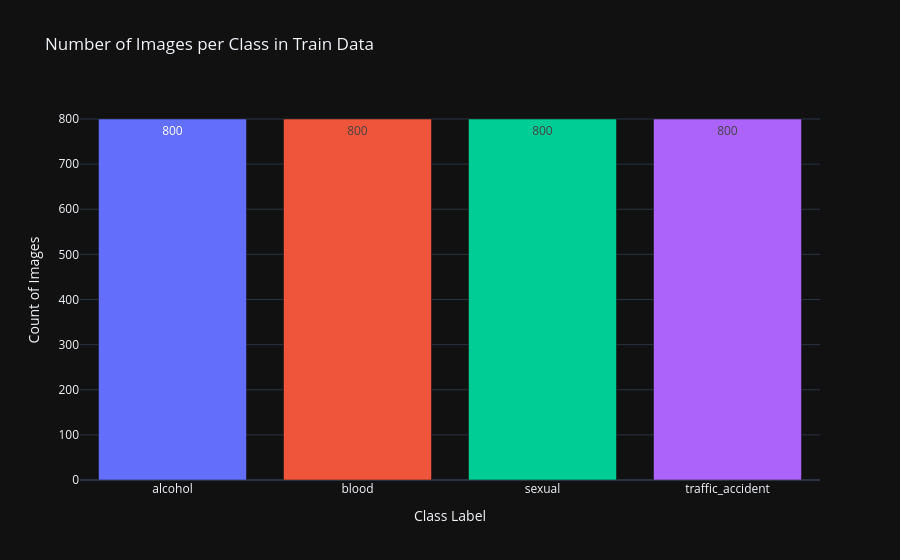

Notebook code cell kept with this figure:
### Markdown cell above
# Visualize dataset

### Code cell
train_labels_int = np.argmax(train_labels, axis=1)

class_counts = Counter(train_labels_int)

class_labels = [CLASS_NAMES[label] for label in class_counts.keys()]
counts = list(class_counts.values())

fig = px.bar(
    x=class_labels,
    y=counts,
    template='plotly_dark',
    color=class_labels,
    title='Number of Images per Class in Train Data',
    labels={'x': 'Class Label', 'y': 'Count of Images'},
    text=counts
)

fig.update_layout(
    xaxis_title='Class Label',
    yaxis_title='Count of Images',
    showlegend=False
)

fig.show()

### Figure 1 — Plotly figure (JSON) as saved in the notebook; plotly's stock layout.template omitted (floating-point values rounded to 4 significant figures)
{"data": [{"alignmentgroup": "True", "hovertemplate": "color=alcohol<br>Class Label=%{x}<br>Count of Images=%{y}<br>text=%{text}<extra></extra>", "legendgroup": "alcohol", "marker": {"color": "#636efa", "pattern": {"shape": ""}}, "name": "alcohol", "offsetgroup": "alcohol", "orientation": "v", "showlegend": true, "text": [800.0], "textposition": "auto", "x": ["alcohol"], "xaxis": "x", "y": [800], "yaxis": "y", "type": "bar"}, {"alignmentgroup": "True", "hovertemplate": "color=blood<br>Class Label=%{x}<br>Count of Images=%{y}<br>text=%{text}<extra></extra>", "legendgroup": "blood", "marker": {"color": "#EF553B", "pattern": {"shape": ""}}, "name": "blood", "offsetgroup": "blood", "orientation": "v", "showlegend": true, "text": [800.0], "textposition": "auto", "x": ["blood"], "xaxis": "x", "y": [800], "yaxis": "y", "type": "bar"}, {"alignmentgroup": "True", "hovertemplate": "color=sexual<br>Class Label=%{x}<br>Count of Images=%{y}<br>text=%{text}<extra></extra>", "legendgroup": "sexual", "marker": {"color": "#00cc96", "pattern": {"shape": ""}}, "name": "sexual", "offsetgroup": "sexual", "orientation": "v", "showlegend": true, "text": [800.0], "textposition": "auto", "x": ["sexual"], "xaxis": "x", "y": [800], "yaxis": "y", "type": "bar"}, {"alignmentgroup": "True", "hovertemplate": "color=traffic_accident<br>Class Label=%{x}<br>Count of Images=%{y}<br>text=%{text}<extra></extra>", "legendgroup": "traffic_accident", "marker": {"color": "#ab63fa", "pattern": {"shape": ""}}, "name": "traffic_accident", "offsetgroup": "traffic_accident", "orientation": "v", "showlegend": true, "text": [800.0], "textposition": "auto", "x": ["traffic_accident"], "xaxis": "x", "y": [800], "yaxis": "y", "type": "bar"}], "layout": {"xaxis": {"anchor": "y", "domain": [0.0, 1.0], "title": {"text": "Class Label"}}, "yaxis": {"anchor": "x", "domain": [0.0, 1.0], "title": {"text": "Count of Images"}}, "legend": {"title": {"text": "color"}, "tracegroupgap": 0}, "title": {"text": "Number of Images per Class in Train Data"}, "barmode": "relative", "showlegend": false}}
